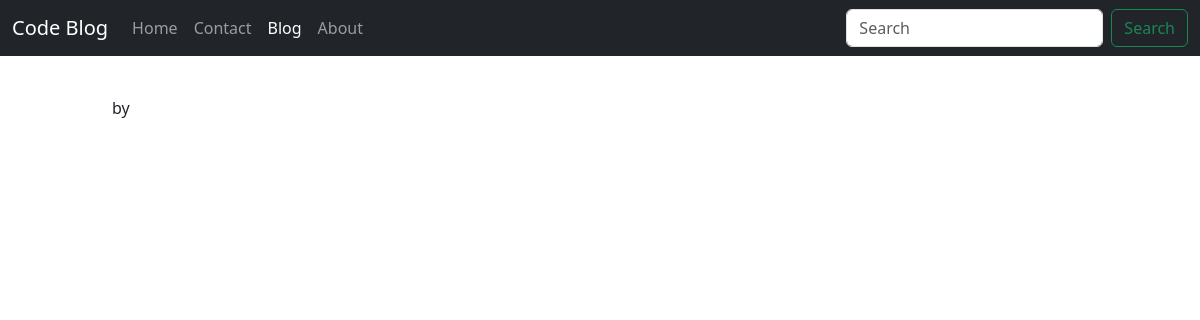
Page /blog/javablog on the earlier database version.
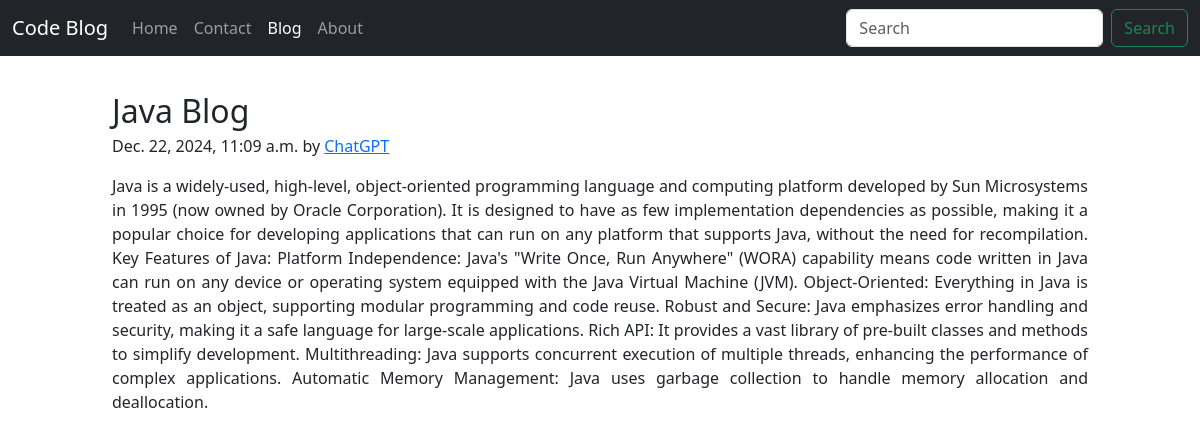
Same page on the later database version.
### blog/models.py (models this page shows, shortened)
class Post(models.Model):
    sno = models.AutoField(primary_key=True)
    title = models.CharField(max_length=50)
    content = models.TextField()
    author = models.CharField(max_length=15)
    slug = models.CharField(max_length=50)
    timestamp = models.DateTimeField(blank=True)

### blog/views.py (the view)
# urls.py: path('<str:slug>', views.blogpost, name='blogpost'),
def blogpost (request,slug):
    post = Post.objects.filter(slug=slug).first()
    contex = {'post': post}
    return render(request,'blog/blogpost.html',contex)

### templates/blog/blogpost.html (shortened to what this page needs)
{% extends 'home/base.html' %}
{% block ac-blog %}
  <a class="nav-link active" aria-current="page" href="/blog">Blog</a>
{% endblock %}
{% block body %}
<div class="container my-3" style="padding-top: 20px; max-width: 1000px;">
  <article class="blog-post">
    <h2 class="blog-post-title mb-1">{{post.title}}</h2>
    <p class="blog-post-meta"> {{post.timestamp}} by <a href="/about">{{post.author}}</a></p>
    <p style="text-align: justify;">{{post.content}}</p>
  </article>
</div>
{% endblock %}

Differences in the rows shown:
now on this page (row edited): Post: title "Java Blog", timestamp "Dec. 22, 2024, 11:09 a.m.", author "ChatGPT", content "Java is a widely-used, high-level, object-oriented programming language and computing platform developed by Sun Microsystems in 1995 (now owned by Oracle Corporation). It is designed to have as few implementation dependencies as possible, making it a popular choice for developing applications that can run on any platform that supports Java, without the need for recompilation. Key Features of Java: Platform Independence: Java's \"Write Once, Run Anywhere\" (WORA) capability means code written in Java can run on any device or operating system equipped with the Java Virtual Machine (JVM). Object-Oriented: Everything in Java is treated as an object, supporting modular programming and code reuse.…"
